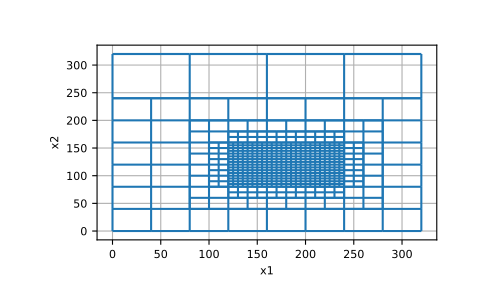

The Python source for this figure:
# Here we generate a basic 2D tree mesh.

from discretize import TreeMesh
import numpy as np
import matplotlib.pyplot as plt

# Define base mesh (domain and finest discretization),

dh = 5    # minimum cell width (base mesh cell width)
nbc = 64  # number of base mesh cells
h = dh * np.ones(nbc)
mesh = TreeMesh([h, h])

# Define corner points for a rectangular box, and subdived the mesh within the box
# to the maximum refinement level.

x0s = [120.0, 80.0]
x1s = [240.0, 160.0]
levels = [mesh.max_level]
mesh.refine_box(x0s, x1s, levels)

mesh.plot_grid()
plt.show()
